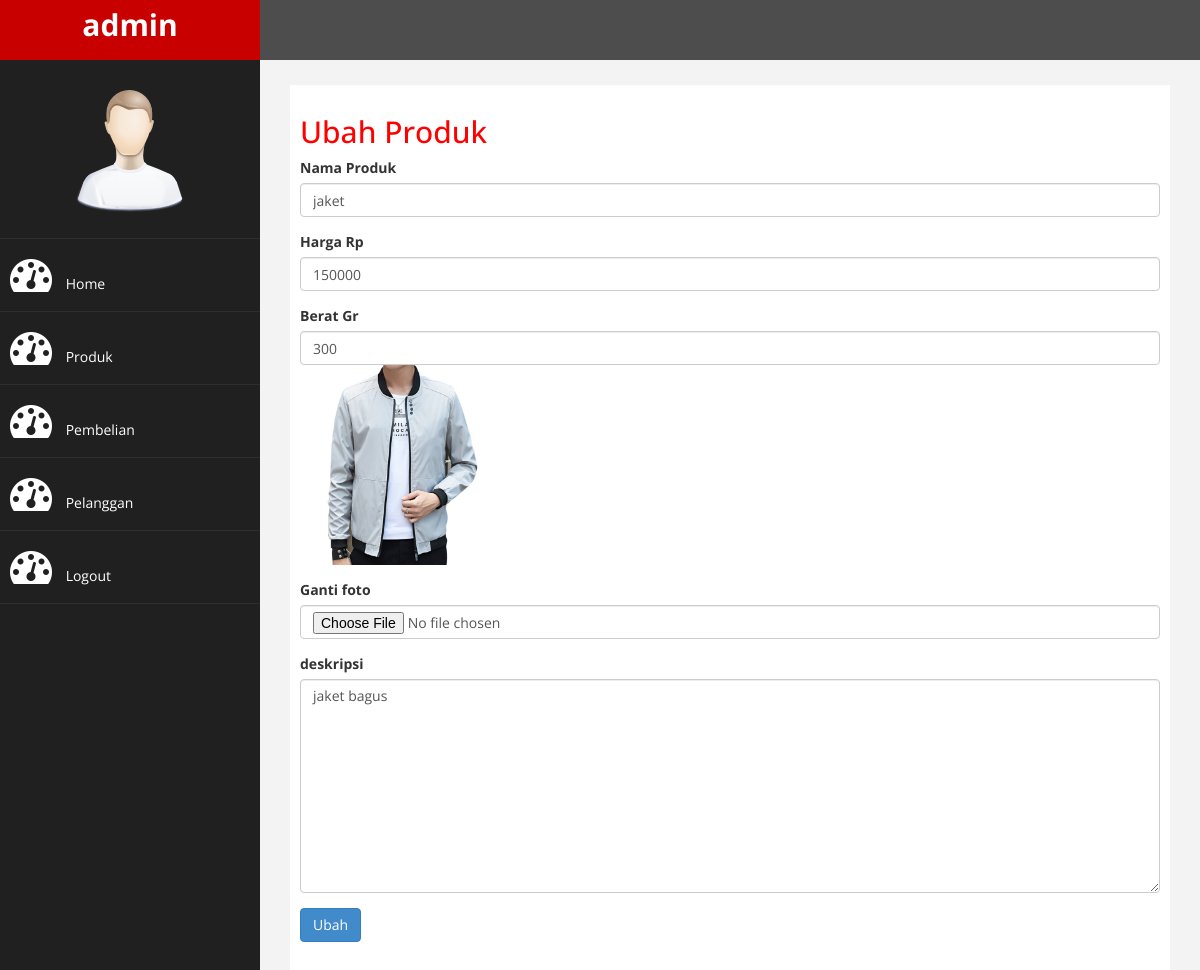
/trainittoko/admin/index.php?halaman=ubahproduk&id=7 (signed in), run on the app's committed database.
### tables this page shows
CREATE TABLE `produk` (
  `id_produk` int(11) NOT NULL,
  `nama_produk` varchar(100) NOT NULL,
  `harga_produk` int(11) NOT NULL,
  `berat_produk` int(11) NOT NULL,
  `foto_produk` varchar(100) NOT NULL,
  `deskripsi_produk` text NOT NULL,
  `stok_produk` int(5) NOT NULL
);

### trainittoko/admin/ubahproduk.php (the view, shortened to what this page needs)
<h2>Ubah Produk</h2>
<?php
$ambil=$koneksi->query("SELECT * FROM produk WHERE id_produk='$_GET[id]'");
$pecah=$ambil->fetch_assoc();
 ?>
 <form method="post" enctype="multipart/form-data">
 	<div class="form-group">
 		<label>Nama Produk</label>
 		<input type="text" name="nama" class="form-control" value="<?php echo $pecah['nama_produk']; ?>">
 	</div>
 	<div class="form-group">
 		<label>Harga Rp</label>
 			<input type="number" name="Harga" class="form-control" value="<?php echo $pecah['harga_produk']; ?>">
 	</div>
 	<div>
 		<label>Berat Gr</label>
 		<input type="number" name="Berat" class="form-control" value="<?php echo $pecah['berat_produk']; ?>">
 	</div>
 	<div class="form-group">
 		<img src="../foto_produk/<?php echo $pecah['foto_produk'] ?>" width="200">
 	</div>
 	<div class="form-group">
 		<label>Ganti foto</label>
 		<input type="file" name="foto" class="form-control">
 	</div>
 	<div class="form-group">
 		<label>deskripsi</label>
 		<textarea name="deskripsi" class="form-control" rows="10"><?php echo $pecah['deskripsi_produk']; ?></textarea>
 	</div>
 	<button class="btn btn-primary" name="ubah">Ubah</button>
 </form>

### trainittoko/admin/assets/css/custom.css (style rules this page uses)
body { font-family: 'Open Sans', sans-serif; }
h2 { color: #f00; }

### data on the page
produk: nama "jaket", Harga "150000", Berat "300", foto_produk (picture), deskripsi "jaket bagus"
